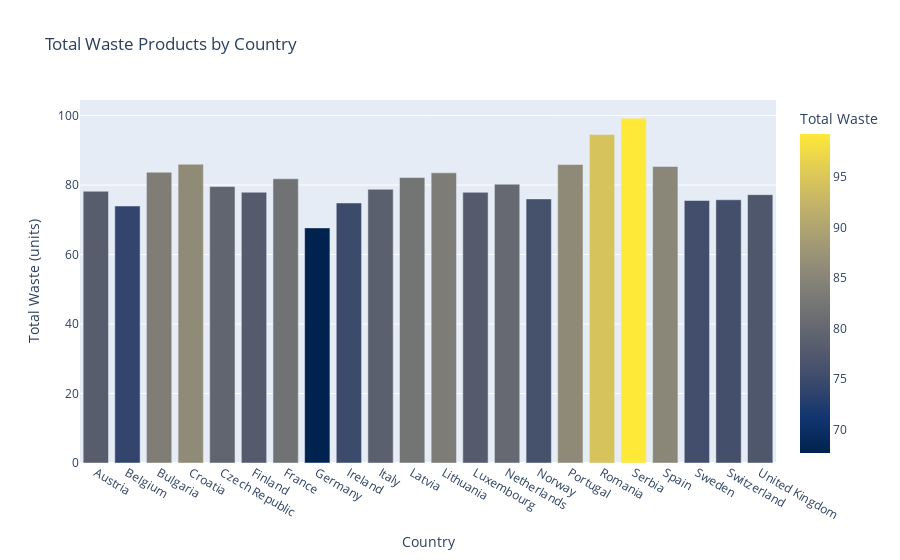

Notebook code cell kept with this figure:
### Code cell
# ülkeleri, ve atık türlerini içeren sütunlar  olduğunu 

data_filtered = data.dropna(subset=['COUNTRY'])
waste_columns = ['FOOD', 'GLASS', 'METAL', 'PAPER', 'PLASTIC', 'LEATHER', 'GREEN_WASTE', 'OTHER']

# Her ülke için toplam atık miktarını hesaplıyoruz
data_filtered['TOTAL_WASTE'] = data_filtered[waste_columns].sum(axis=1)

# Ülkeler için toplam atık miktarlarının ortalamasını hesaplıyoruz
country_total_waste = data_filtered.groupby('COUNTRY')['TOTAL_WASTE'].mean().reset_index()

fig = px.bar(country_total_waste, 
             x='COUNTRY', 
             y='TOTAL_WASTE', 
             title="Total Waste Products by Country", 
             labels={'TOTAL_WASTE': 'Total Waste (units)'},
             color='TOTAL_WASTE',
             color_continuous_scale='Cividis')  

fig.update_layout(xaxis_title="Country", yaxis_title="Total Waste (units)", 
                  coloraxis_colorbar=dict(title="Total Waste"))
fig.show()

### Figure 1 — Plotly figure (JSON) as saved in the notebook; plotly's stock layout.template omitted (floating-point values rounded to 4 significant figures)
{"data": [{"alignmentgroup": "True", "hovertemplate": "COUNTRY=%{x}<br>Total Waste (units)=%{marker.color}<extra></extra>", "legendgroup": "", "marker": {"color": [78.21, 73.97, 83.68, 85.97, 79.57, 77.92, 81.79, 67.67, 74.83, 78.77, 82.16, 83.51, 77.9, 80.24, 76.0, 85.92, 94.53, 99.25, 85.34, 75.55, 75.76, 77.23], "coloraxis": "coloraxis", "pattern": {"shape": ""}}, "name": "", "offsetgroup": "", "orientation": "v", "showlegend": false, "textposition": "auto", "type": "bar", "x": ["Austria", "Belgium", "Bulgaria", "Croatia", "Czech Republic", "Finland", "France", "Germany", "Ireland", "Italy", "Latvia", "Lithuania", "Luxembourg", "Netherlands", "Norway", "Portugal", "Romania", "Serbia", "Spain", "Sweden", "Switzerland", "United Kingdom"], "xaxis": "x", "y": [78.21, 73.97, 83.68, 85.97, 79.57, 77.92, 81.79, 67.67, 74.83, 78.77, 82.16, 83.51, 77.9, 80.24, 76.0, 85.92, 94.53, 99.25, 85.34, 75.55, 75.76, 77.23], "yaxis": "y"}], "layout": {"barmode": "relative", "coloraxis": {"colorbar": {"title": {"text": "Total Waste"}}, "colorscale": [[0, "#00224e"], [0.1111, "#123570"], [0.2222, "#3b496c"], [0.3333, "#575d6d"], [0.4444, "#707173"], [0.5556, "#8a8678"], [0.6667, "#a59c74"], [0.7778, "#c3b369"], [0.8889, "#e1cc55"], [1, "#fee838"]]}, "legend": {"tracegroupgap": 0}, "title": {"text": "Total Waste Products by Country"}, "xaxis": {"anchor": "y", "domain": [0, 1], "title": {"text": "Country"}}, "yaxis": {"anchor": "x", "domain": [0, 1], "title": {"text": "Total Waste (units)"}}}}
